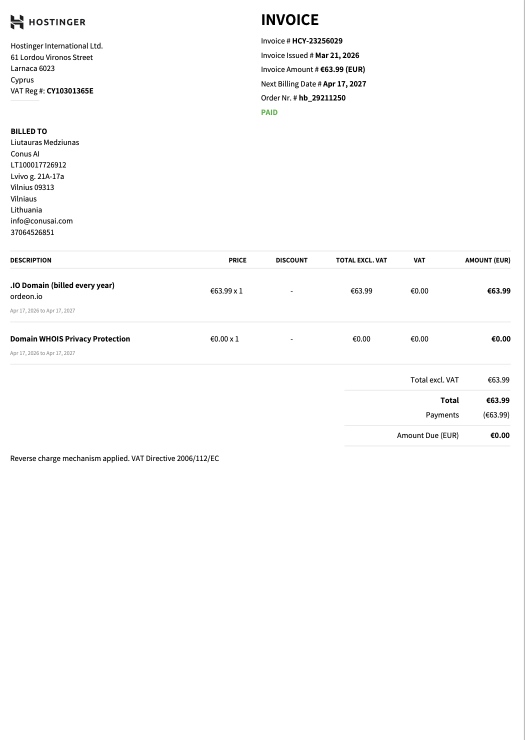
#> input picture invoice.png, 1050 x 1480 px (shown at 1/2 size)
$ python generate-icons.py ../invoice.png
#> lines starting #> are read from the running program, lines starting #| are printed output that depends on the picture
#!/usr/bin/env python3
"""
Generate all Tauri app icons (desktop, Windows, Android, iOS) from a source PNG.

Requirements:
    pip install Pillow
    macOS only: iconutil (built-in) is used for .icns generation

Usage:
    python scripts/generate-icons.py [source_image]

    Defaults to packages/ui/src/lib/assets/images/favicon.png
"""

import os
import sys
import struct
import shutil
import subprocess
import tempfile
from pathlib import Path
from PIL import Image

# ---------------------------------------------------------------------------
# Paths
# ---------------------------------------------------------------------------
REPO_ROOT = Path(__file__).resolve().parent.parent
ICONS_DIR = REPO_ROOT / "apps" / "browser-shell" / "src-tauri" / "icons"
APP_ICON_PATH = REPO_ROOT / "apps" / "browser-shell" / "app-icon.png"
DEFAULT_SOURCE = REPO_ROOT / "packages" / "ui" / "src" / "lib" / "assets" / "images" / "favicon.png"

# ---------------------------------------------------------------------------
# Helpers
# ---------------------------------------------------------------------------

def open_source(path: Path) -> Image.Image:
    img = Image.open(path).convert("RGBA")
#> img is the input picture: PIL image 1050x1480 RGBA; mean R, G, B, A 251.4, 251.4, 251.4, 255
    print(f"Source: {path}  ({img.width}×{img.height})")
#| Source: ../invoice.png  (1050×1480)
    return img


def resize(img: Image.Image, size: int) -> Image.Image:
#> called with size = 1024
    return img.resize((size, size), Image.LANCZOS)
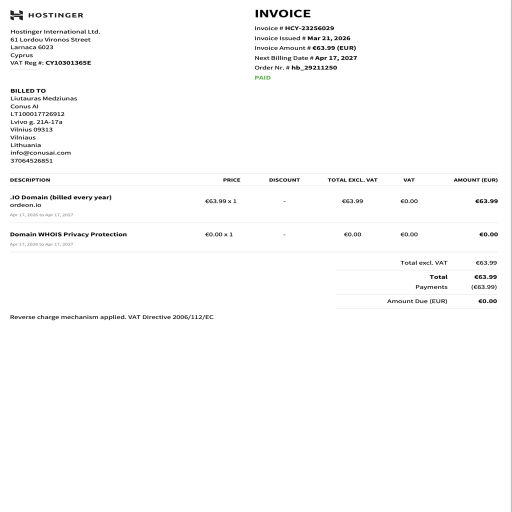
#> returned value: PIL image 1024x1024 RGBA (shown at 1/2 size); mean R, G, B, A 251.2, 251.2, 251.2, 255


def save(img: Image.Image, dest: Path) -> None:
    dest.parent.mkdir(parents=True, exist_ok=True)
    img.save(dest, "PNG", optimize=True)
    print(f"  wrote {dest.relative_to(REPO_ROOT)}")


def flat_on_white(img: Image.Image, size: int) -> Image.Image:
    """Resize and composite on solid white (required for iOS / ICO)."""
    resized = resize(img, size)
    bg = Image.new("RGBA", (size, size), (255, 255, 255, 255))
#> bg: PIL image 1024x1024 RGBA; every value is 255
    bg.paste(resized, mask=resized.split()[3])
    return bg.convert("RGB")
#> returned value: PIL image 1024x1024 RGB


def android_foreground(img: Image.Image, total_dp: int) -> Image.Image:
    """
    Android adaptive-icon foreground: icon centred in total_dp canvas
    with ~33% padding on each side so the safe zone (66%) fills nicely.
    Canvas is transparent.
    """
    canvas = Image.new("RGBA", (total_dp, total_dp), (0, 0, 0, 0))
    # safe zone = 66 % of total; icon fills safe zone
    icon_size = round(total_dp * 0.66)
    icon = resize(img, icon_size)
    offset = (total_dp - icon_size) // 2
    canvas.paste(icon, (offset, offset), mask=icon.split()[3])
    return canvas


# ---------------------------------------------------------------------------
# Desktop icons
# ---------------------------------------------------------------------------

def generate_app_icon(img: Image.Image) -> None:
    """1024×1024 source icon used by Tauri (apps/browser-shell/app-icon.png)."""
    print("\n── app-icon.png ─────────────────────────────────────────")
    icon = flat_on_white(img, 1024)
    icon.save(APP_ICON_PATH, "PNG", optimize=True)
    print(f"  wrote {APP_ICON_PATH.relative_to(REPO_ROOT)}")


def generate_desktop(img: Image.Image) -> None:
    print("\n── Desktop ──────────────────────────────────────────────")
    specs = [
        ("32x32.png",       32,  False),
        ("64x64.png",       64,  False),
        ("128x128.png",     128, False),
        ("128x128@2x.png",  256, False),
        ("icon.png",        512, False),
    ]
    for filename, size, _ in specs:
        save(resize(img, size), ICONS_DIR / filename)
#> this loop made 5 passes
#> pass 1, in save, `img.save(dest, "PNG", optimize=True)`:
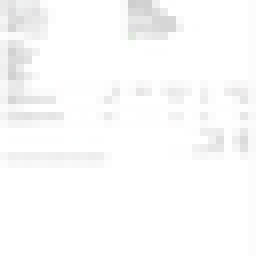
#> saved as 32x32.png: PIL image 32x32 RGBA (shown 8 times larger); mean R, G, B, A 251.1, 251.1, 251.1, 255
#> pass 2, in save (call 2), `img.save(dest, "PNG", optimize=True)`:
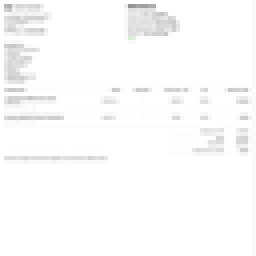
#> saved as 64x64.png: PIL image 64x64 RGBA (shown 4 times larger); mean R, G, B, A 251.2, 251.2, 251.2, 255


# ---------------------------------------------------------------------------
# Windows Store logos
# ---------------------------------------------------------------------------

def generate_windows(img: Image.Image) -> None:
    print("\n── Windows Store ────────────────────────────────────────")
    specs = [
        ("Square30x30Logo.png",  30),
        ("Square44x44Logo.png",  44),
        ("Square71x71Logo.png",  71),
        ("Square89x89Logo.png",  89),
        ("Square107x107Logo.png", 107),
        ("Square142x142Logo.png", 142),
        ("Square150x150Logo.png", 150),
        ("Square284x284Logo.png", 284),
        ("Square310x310Logo.png", 310),
        ("StoreLogo.png",        50),
    ]
    for filename, size in specs:
        save(flat_on_white(img, size), ICONS_DIR / filename)


# ---------------------------------------------------------------------------
# ICO (multi-size)
# ---------------------------------------------------------------------------

def generate_ico(img: Image.Image) -> None:
    print("\n── ICO ──────────────────────────────────────────────────")
    dest = ICONS_DIR / "icon.ico"
    dest.parent.mkdir(parents=True, exist_ok=True)
    sizes = [(s, s) for s in (16, 24, 32, 48, 64, 128, 256)]
    frames = []
    for s, _ in sizes:
        frame = flat_on_white(img, s)
        frames.append(frame)
#> after the loop, frames = 7 items
    # Pillow writes a proper multi-image ICO when append_images is given
    frames[0].save(
        dest,
        format="ICO",
        sizes=sizes,
        append_images=frames[1:],
    )
    print(f"  wrote {dest.relative_to(REPO_ROOT)}")


# ---------------------------------------------------------------------------
# ICNS (macOS) via iconutil
# ---------------------------------------------------------------------------

def generate_icns(img: Image.Image) -> None:
    print("\n── ICNS (macOS) ─────────────────────────────────────────")
    dest = ICONS_DIR / "icon.icns"

    # iconutil requires a specific iconset directory structure
    icns_specs = [
        ("icon_16x16.png",       16),
        ("icon_16x16@2x.png",    32),
        ("icon_32x32.png",       32),
        ("icon_32x32@2x.png",    64),
        ("icon_64x64.png",       64),
        ("icon_64x64@2x.png",    128),
        ("icon_128x128.png",     128),
        ("icon_128x128@2x.png",  256),
        ("icon_256x256.png",     256),
        ("icon_256x256@2x.png",  512),
        ("icon_512x512.png",     512),
        ("icon_512x512@2x.png",  1024),
    ]

    with tempfile.TemporaryDirectory(suffix=".iconset") as iconset_dir:
        for filename, size in icns_specs:
            frame = flat_on_white(img, size)
            frame.save(os.path.join(iconset_dir, filename))
#> (the call stopped at in generate_icns, `result = subprocess.run( ["iconutil", "-c", "icns", iconset_dir, "-o",..`: subprocess is not available in this run)

        result = subprocess.run(
            ["iconutil", "-c", "icns", iconset_dir, "-o", str(dest)],
            capture_output=True, text=True
        )
        if result.returncode != 0:
            print(f"  [WARN] iconutil failed: {result.stderr.strip()}")
            print("         Falling back to Pillow ICNS writer …")
            # Pillow fallback (less complete but works cross-platform)
            largest = flat_on_white(img, 1024)
            largest.save(dest, format="ICNS")

    print(f"  wrote {dest.relative_to(REPO_ROOT)}")


# ---------------------------------------------------------------------------
# Android
# ---------------------------------------------------------------------------

ANDROID_DENSITIES = {
    "mipmap-mdpi":    {"launcher": 48,  "foreground": 108},
    "mipmap-hdpi":    {"launcher": 72,  "foreground": 162},
    "mipmap-xhdpi":   {"launcher": 96,  "foreground": 216},
    "mipmap-xxhdpi":  {"launcher": 144, "foreground": 324},
    "mipmap-xxxhdpi": {"launcher": 192, "foreground": 432},
}


def generate_android(img: Image.Image) -> None:
    print("\n── Android ──────────────────────────────────────────────")
    android_dir = ICONS_DIR / "android"

    for density, sizes in ANDROID_DENSITIES.items():
        dp = android_dir / density
        l_size = sizes["launcher"]
        fg_size = sizes["foreground"]

        # ic_launcher – flat (background colour comes from XML)
        launcher = flat_on_white(img, l_size)
        save(launcher, dp / "ic_launcher.png")

        # ic_launcher_round – same but circular mask
        round_img = make_round(flat_on_white(img, l_size))
        save(round_img, dp / "ic_launcher_round.png")

        # ic_launcher_foreground – transparent canvas, centred icon
        fg = android_foreground(img, fg_size)
        save(fg, dp / "ic_launcher_foreground.png")
#> this loop made 5 passes
#> size in make_round on passes 1 to 5: 48, 72, 96, 144, 192
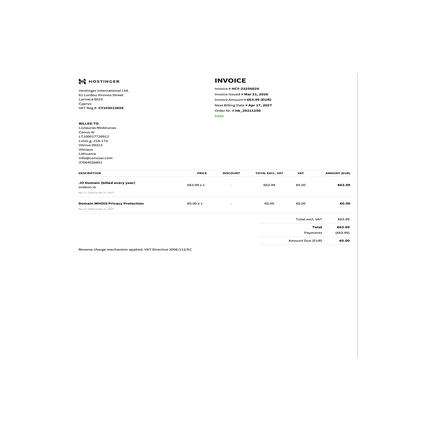
#> fg: PIL image 432x432 RGBA; mean R, G, B, A 109.3, 109.3, 109.3, 111; transparent parts drawn white
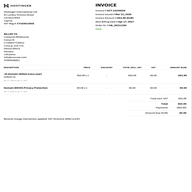
#> launcher: PIL image 192x192 RGB; mean R, G, B 251.1, 251.1, 251.1

    # Adaptive-icon XML (already exists, but write it to be safe)
    anydpi_dir = android_dir / "mipmap-anydpi-v26"
    anydpi_dir.mkdir(parents=True, exist_ok=True)
    _write_text(anydpi_dir / "ic_launcher.xml", ADAPTIVE_ICON_XML)
    _write_text(anydpi_dir / "ic_launcher_round.xml", ADAPTIVE_ICON_XML)

    values_dir = android_dir / "values"
    values_dir.mkdir(parents=True, exist_ok=True)
    _write_text(values_dir / "ic_launcher_background.xml", BACKGROUND_COLOR_XML)


ADAPTIVE_ICON_XML = """\
<?xml version="1.0" encoding="utf-8"?>
<adaptive-icon xmlns:android="http://schemas.android.com/apk/res/android">
  <foreground android:drawable="@mipmap/ic_launcher_foreground"/>
  <background android:drawable="@color/ic_launcher_background"/>
</adaptive-icon>
"""

BACKGROUND_COLOR_XML = """\
<?xml version="1.0" encoding="utf-8"?>
<resources>
  <color name="ic_launcher_background">#ffffff</color>
</resources>
"""


def make_round(img: Image.Image) -> Image.Image:
    """Apply a circular mask to a square RGBA/RGB image."""
    size = img.size[0]
    img = img.convert("RGBA")
    mask = Image.new("L", (size, size), 0)
    from PIL import ImageDraw
    draw = ImageDraw.Draw(mask)
    draw.ellipse((0, 0, size - 1, size - 1), fill=255)
    result = Image.new("RGBA", (size, size), (0, 0, 0, 0))
    result.paste(img, mask=mask)
    return result


def _write_text(path: Path, text: str) -> None:
    path.parent.mkdir(parents=True, exist_ok=True)
    path.write_text(text)
    print(f"  wrote {path.relative_to(REPO_ROOT)}")


# ---------------------------------------------------------------------------
# iOS
# ---------------------------------------------------------------------------

IOS_SPECS = [
    # (filename, logical_size, scale)  → pixel = logical * scale
    ("AppIcon-20x20@1x.png",    20,  1),
    ("AppIcon-20x20@2x.png",    20,  2),
    ("AppIcon-20x20@2x-1.png",  20,  2),
    ("AppIcon-20x20@3x.png",    20,  3),
    ("AppIcon-29x29@1x.png",    29,  1),
    ("AppIcon-29x29@2x.png",    29,  2),
    ("AppIcon-29x29@2x-1.png",  29,  2),
    ("AppIcon-29x29@3x.png",    29,  3),
    ("AppIcon-40x40@1x.png",    40,  1),
    ("AppIcon-40x40@2x.png",    40,  2),
    ("AppIcon-40x40@2x-1.png",  40,  2),
    ("AppIcon-40x40@3x.png",    40,  3),
    ("AppIcon-60x60@2x.png",    60,  2),
    ("AppIcon-60x60@3x.png",    60,  3),
    ("AppIcon-76x76@1x.png",    76,  1),
    ("AppIcon-76x76@2x.png",    76,  2),
    ("AppIcon-83.5x83.5@2x.png", 84, 2),   # 83.5 rounded → 167 px
    ("AppIcon-512@2x.png",      512, 2),   # 1024 px – App Store
]


def generate_ios(img: Image.Image) -> None:
    print("\n── iOS ───────────────────────────────────────────────────")
    ios_dir = ICONS_DIR / "ios"
    for filename, logical, scale in IOS_SPECS:
        px = logical * scale
        # iOS icons must NOT have transparency; Apple rejects them otherwise
        icon = flat_on_white(img, px)
        save(icon, ios_dir / filename)


# ---------------------------------------------------------------------------
# Entry point
# ---------------------------------------------------------------------------

def main() -> None:
    source_path = Path(sys.argv[1]) if len(sys.argv) > 1 else DEFAULT_SOURCE
    if not source_path.exists():
        print(f"Error: source image not found: {source_path}", file=sys.stderr)
        sys.exit(1)

    img = open_source(source_path)

    generate_app_icon(img)
    generate_desktop(img)
    generate_windows(img)
    generate_ico(img)
    generate_icns(img)
    generate_android(img)
    generate_ios(img)

    print("\nDone ✓")


if __name__ == "__main__":
    main()
